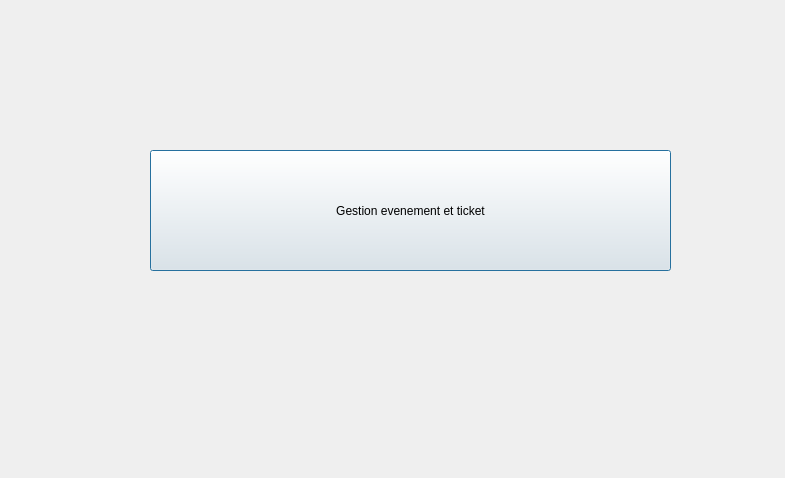
<?xml version="1.0" encoding="UTF-8"?>
<ui version="4.0">
 <class>eventicket</class>
 <widget class="QDialog" name="eventicket">
  <property name="geometry">
   <rect>
    <x>0</x>
    <y>0</y>
    <width>785</width>
    <height>478</height>
   </rect>
  </property>
  <property name="windowTitle">
   <string>Dialog</string>
  </property>
  <widget class="QPushButton" name="pushButton">
   <property name="geometry">
    <rect>
     <x>150</x>
     <y>150</y>
     <width>521</width>
     <height>121</height>
    </rect>
   </property>
   <property name="text">
    <string>Gestion evenement et ticket</string>
   </property>
  </widget>
  <widget class="QLabel" name="logo">
   <property name="geometry">
    <rect>
     <x>570</x>
     <y>23</y>
     <width>171</width>
     <height>71</height>
    </rect>
   </property>
   <property name="text">
    <string/>
   </property>
  </widget>
 </widget>
 <resources/>
 <connections/>
</ui>
